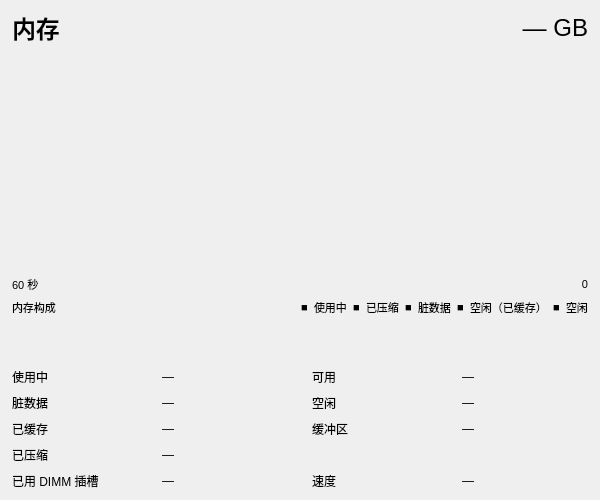
<?xml version="1.0" encoding="UTF-8"?>
<ui version="4.0">
 <class>MemoryDetailWidget</class>
 <widget class="QWidget" name="MemoryDetailWidget">
  <property name="geometry">
   <rect>
    <x>0</x>
    <y>0</y>
    <width>600</width>
    <height>500</height>
   </rect>
  </property>
  <layout class="QVBoxLayout" name="verticalLayout" stretch="0,1,0,0,0,0">
   <property name="spacing">
    <number>6</number>
   </property>
   <property name="leftMargin">
    <number>12</number>
   </property>
   <property name="topMargin">
    <number>10</number>
   </property>
   <property name="rightMargin">
    <number>12</number>
   </property>
   <property name="bottomMargin">
    <number>10</number>
   </property>
   <item>
    <layout class="QHBoxLayout" name="headerLayout">
     <item>
      <widget class="QLabel" name="titleLabel">
       <property name="styleSheet">
        <string>font-size: 18pt; font-weight: bold;</string>
       </property>
       <property name="text">
        <string>内存</string>
       </property>
      </widget>
     </item>
     <item>
      <spacer>
       <property name="orientation">
        <enum>Qt::Orientation::Horizontal</enum>
       </property>
       <property name="sizeHint" stdset="0">
        <size>
         <width>40</width>
         <height>0</height>
        </size>
       </property>
      </spacer>
     </item>
     <item>
      <widget class="QLabel" name="totalLabel">
       <property name="styleSheet">
        <string>font-size: 18pt;</string>
       </property>
       <property name="text">
        <string>— GB</string>
       </property>
       <property name="alignment">
        <set>Qt::AlignmentFlag::AlignRight|Qt::AlignmentFlag::AlignTrailing|Qt::AlignmentFlag::AlignVCenter</set>
       </property>
      </widget>
     </item>
    </layout>
   </item>
   <item>
    <widget class="Perf::GraphWidget" name="graphWidget" native="true">
     <property name="sizePolicy">
      <sizepolicy hsizetype="Expanding" vsizetype="Expanding">
       <horstretch>0</horstretch>
       <verstretch>1</verstretch>
      </sizepolicy>
     </property>
    </widget>
   </item>
   <item>
    <layout class="QHBoxLayout" name="timeAxisLayout">
     <item>
      <widget class="QLabel" name="timeLeftLabel">
       <property name="styleSheet">
        <string>font-size: 8pt;</string>
       </property>
       <property name="text">
        <string>60 秒</string>
       </property>
      </widget>
     </item>
     <item>
      <spacer>
       <property name="orientation">
        <enum>Qt::Orientation::Horizontal</enum>
       </property>
       <property name="sizeHint" stdset="0">
        <size>
         <width>40</width>
         <height>0</height>
        </size>
       </property>
      </spacer>
     </item>
     <item>
      <widget class="QLabel" name="timeRightLabel">
       <property name="styleSheet">
        <string>font-size: 8pt;</string>
       </property>
       <property name="text">
        <string>0</string>
       </property>
       <property name="alignment">
        <set>Qt::AlignmentFlag::AlignRight|Qt::AlignmentFlag::AlignTrailing|Qt::AlignmentFlag::AlignVCenter</set>
       </property>
      </widget>
     </item>
    </layout>
   </item>
   <item>
    <layout class="QHBoxLayout" name="compLegendLayout">
     <item>
      <widget class="QLabel" name="compositionLabel">
       <property name="styleSheet">
        <string>font-size: 8pt;</string>
       </property>
       <property name="text">
        <string>内存构成</string>
       </property>
      </widget>
     </item>
     <item>
      <spacer>
       <property name="orientation">
        <enum>Qt::Orientation::Horizontal</enum>
       </property>
       <property name="sizeHint" stdset="0">
        <size>
         <width>10</width>
         <height>0</height>
        </size>
       </property>
      </spacer>
     </item>
     <item>
      <widget class="QLabel" name="legendUsedDot">
       <property name="styleSheet">
        <string>font-size: 8pt;</string>
       </property>
       <property name="text">
        <string>■</string>
       </property>
      </widget>
     </item>
     <item>
      <widget class="QLabel" name="legendUsedLabel">
       <property name="styleSheet">
        <string>font-size: 8pt;</string>
       </property>
       <property name="text">
        <string>使用中</string>
       </property>
      </widget>
     </item>
     <item>
      <widget class="QLabel" name="legendCompressedDot">
       <property name="styleSheet">
        <string>font-size: 8pt;</string>
       </property>
       <property name="text">
        <string>■</string>
       </property>
      </widget>
     </item>
     <item>
      <widget class="QLabel" name="legendCompressedLabel">
       <property name="styleSheet">
        <string>font-size: 8pt;</string>
       </property>
       <property name="text">
        <string>已压缩</string>
       </property>
      </widget>
     </item>
     <item>
      <widget class="QLabel" name="legendDirtyDot">
       <property name="styleSheet">
        <string>font-size: 8pt;</string>
       </property>
       <property name="text">
        <string>■</string>
       </property>
      </widget>
     </item>
     <item>
      <widget class="QLabel" name="legendDirtyLabel">
       <property name="styleSheet">
        <string>font-size: 8pt;</string>
       </property>
       <property name="text">
        <string>脏数据</string>
       </property>
      </widget>
     </item>
     <item>
      <widget class="QLabel" name="legendCachedDot">
       <property name="styleSheet">
        <string>font-size: 8pt;</string>
       </property>
       <property name="text">
        <string>■</string>
       </property>
      </widget>
     </item>
     <item>
      <widget class="QLabel" name="legendCachedLabel">
       <property name="styleSheet">
        <string>font-size: 8pt;</string>
       </property>
       <property name="text">
        <string>空闲（已缓存）</string>
       </property>
      </widget>
     </item>
     <item>
      <widget class="QLabel" name="legendFreeDot">
       <property name="styleSheet">
        <string>font-size: 8pt;</string>
       </property>
       <property name="text">
        <string>■</string>
       </property>
      </widget>
     </item>
     <item>
      <widget class="QLabel" name="legendFreeLabel">
       <property name="styleSheet">
        <string>font-size: 8pt;</string>
       </property>
       <property name="text">
        <string>空闲</string>
       </property>
      </widget>
     </item>
    </layout>
   </item>
   <item>
    <widget class="Perf::MemoryBar" name="compositionBar" native="true">
     <property name="minimumSize">
      <size>
       <width>0</width>
       <height>40</height>
      </size>
     </property>
     <property name="maximumSize">
      <size>
       <width>16777215</width>
       <height>40</height>
      </size>
     </property>
    </widget>
   </item>
   <item>
    <layout class="QGridLayout" name="statsGrid">
     <property name="horizontalSpacing">
      <number>24</number>
     </property>
     <property name="verticalSpacing">
      <number>8</number>
     </property>
     <item row="0" column="0">
      <widget class="QLabel" name="inUseLabel">
       <property name="styleSheet">
        <string></string>
       </property>
       <property name="text">
        <string>使用中</string>
       </property>
      </widget>
     </item>
     <item row="0" column="1">
      <widget class="QLabel" name="statInUseValue">
       <property name="text">
        <string>—</string>
       </property>
      </widget>
     </item>
     <item row="0" column="2">
      <widget class="QLabel" name="availableLabel">
       <property name="styleSheet">
        <string></string>
       </property>
       <property name="text">
        <string>可用</string>
       </property>
      </widget>
     </item>
     <item row="0" column="3">
      <widget class="QLabel" name="statAvailValue">
       <property name="text">
        <string>—</string>
       </property>
      </widget>
     </item>
     <item row="1" column="0">
      <widget class="QLabel" name="dirtyLabel">
       <property name="styleSheet">
        <string></string>
       </property>
       <property name="text">
        <string>脏数据</string>
       </property>
      </widget>
     </item>
     <item row="1" column="1">
      <widget class="QLabel" name="statDirtyValue">
       <property name="text">
        <string>—</string>
       </property>
      </widget>
     </item>
     <item row="1" column="2">
      <widget class="QLabel" name="freeLabel">
       <property name="styleSheet">
        <string></string>
       </property>
       <property name="text">
        <string>空闲</string>
       </property>
      </widget>
     </item>
     <item row="1" column="3">
      <widget class="QLabel" name="statFreeValue">
       <property name="text">
        <string>—</string>
       </property>
      </widget>
     </item>
     <item row="2" column="0">
      <widget class="QLabel" name="cachedLabel">
       <property name="styleSheet">
        <string></string>
       </property>
       <property name="text">
        <string>已缓存</string>
       </property>
      </widget>
     </item>
     <item row="2" column="1">
      <widget class="QLabel" name="statCachedValue">
       <property name="text">
        <string>—</string>
       </property>
      </widget>
     </item>
     <item row="2" column="2">
      <widget class="QLabel" name="buffersLabel">
       <property name="styleSheet">
        <string></string>
       </property>
       <property name="text">
        <string>缓冲区</string>
       </property>
      </widget>
     </item>
     <item row="2" column="3">
      <widget class="QLabel" name="statBuffersValue">
       <property name="text">
        <string>—</string>
       </property>
      </widget>
     </item>
     <item row="3" column="0">
      <widget class="QLabel" name="compressedLabel">
       <property name="styleSheet">
        <string></string>
       </property>
       <property name="text">
        <string>已压缩</string>
       </property>
      </widget>
     </item>
     <item row="3" column="1">
      <widget class="QLabel" name="statCompressedValue">
       <property name="text">
        <string>—</string>
       </property>
      </widget>
     </item>
     <item row="4" column="0">
      <widget class="QLabel" name="dimmSlotsLabel">
       <property name="styleSheet">
        <string></string>
       </property>
       <property name="text">
        <string>已用 DIMM 插槽</string>
       </property>
      </widget>
     </item>
     <item row="4" column="1">
      <widget class="QLabel" name="statDimmSlotsValue">
       <property name="text">
        <string>—</string>
       </property>
      </widget>
     </item>
     <item row="4" column="2">
      <widget class="QLabel" name="memorySpeedLabel">
       <property name="styleSheet">
        <string></string>
       </property>
       <property name="text">
        <string>速度</string>
       </property>
      </widget>
     </item>
     <item row="4" column="3">
      <widget class="QLabel" name="statMemSpeedValue">
       <property name="text">
        <string>—</string>
       </property>
      </widget>
     </item>
    </layout>
   </item>
  </layout>
 </widget>
 <customwidgets>
  <customwidget>
   <class>Perf::GraphWidget</class>
   <extends>QWidget</extends>
   <header>perf/graphwidget.h</header>
  </customwidget>
  <customwidget>
   <class>Perf::MemoryBar</class>
   <extends>QWidget</extends>
   <header>perf/memorybar.h</header>
  </customwidget>
 </customwidgets>
 <resources/>
 <connections/>
</ui>
